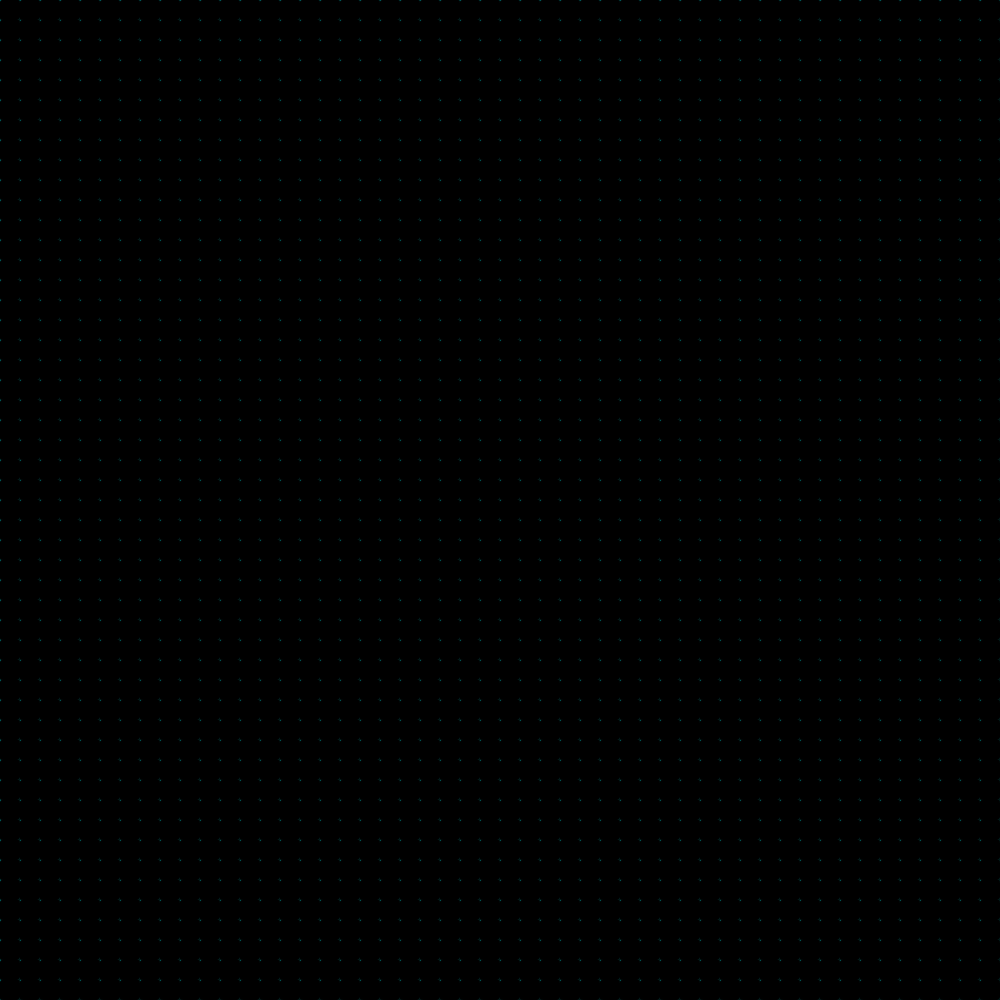
Frame 1 (no input)
Frame 60 (the mouse pressed at the canvas centre just before this capture): identical to frame 1, image omitted
Frame 120 (the mouse held since frame 60 and released just before this capture): identical to frame 1, image omitted

The Processing sketch that drew this single still picture (run headless with seeded random() and noise(); from frame 60 on, the mouse is pressed at the canvas centre):

// Processing sketch: sketch_190314a
// ── sketch_190314a.pde
import java.util.concurrent.TimeUnit;

int rows = 50;
int columns = 50;
int resolution = 20;
int w = 20;
int c = 3;
int x, y;
long delay = 60;
boolean set = true;
boolean killAll = false;
Grid grid, next;

void setup(){
  size(1000, 1000);
  this.grid = new Grid(rows, columns);
}

void draw(){
  background(0, 100, 100);
  fill(153, 0, 51);
  if (keyPressed){
      if (set && (key == 's' || key == 'S')){
        set = false;
      }
      if (!set && (key == 'd' || key == 'D')){
        set = true;
      }
      if (!set && (key == 'r' || key == 'R')){
        killAll = true;
      }
    }
  if (killAll){
    this.grid = new Grid(rows, columns);
    killAll = false;
  }
  if (set){
    if (mousePressed && (mouseButton == LEFT)){
      x = (int) Math.floor(mouseX);
      y = (int) Math.floor(mouseY);
      if (x/resolution < this.columns && y/resolution < this.rows){
        this.grid.grid[x/resolution][y/resolution].revive();
      }
    }
    if (mousePressed && (mouseButton == RIGHT)){
      x = (int) Math.floor(mouseX);
      y = (int) Math.floor(mouseY);
      if (x/resolution < this.columns && y/resolution < this.rows){
        this.grid.grid[x/resolution][y/resolution].kill();
      }
    }
    for (int i = 0; i < columns; i++){
      for (int j = 0; j < rows; j++){
        if (this.grid.grid[i][j].getStatus() == 1) {
          fill(153, 0, 51);
          rect(i * resolution, j * resolution, w, w, c);
        }
        else{
          fill(0, 0, 0);
          rect(i * resolution, j * resolution, w, w, c);
        }
      }
    }
  }
  else{
    try{
      TimeUnit.MILLISECONDS.sleep(delay);
    }catch(InterruptedException ex) {}
    //println(this.grid.showNeighbors());
    update();
  }
}

void update(){
  next = this.grid;
  int count = 0;
  Grid kill = new Grid(rows, columns);
  Grid revive = new Grid(rows, columns);
  for (int i = 0; i < columns; i++){
    for (int j = 0; j < rows; j++){
      // Count neighbors
      count = this.grid.getNeighbors(i, j);
      if (count > 3 || count < 2){
        kill.grid[i][j].setStatus(1);
      }
      if (count == 3){
        revive.grid[i][j].setStatus(1);
      }
    }
  }
  //println("kill \n" + kill);
  //println("revive \n" + revive);
  for (int i = 0; i < columns; i++){
    for (int j = 0; j < rows; j++){
      if (kill.grid[j][i].getStatus() == 1){
        next.grid[i][j].kill();
        //println("kill " + j + " " + i);
      }
      if (revive.grid[j][i].getStatus() == 1){
        next.grid[i][j].revive();
        //println("revive " + j + " " + i);
      }
    }
  }
  
  this.grid = next;
  for (int i = 0; i < columns; i++){
    for (int j = 0; j < rows; j++){
      if (this.grid.grid[i][j].getStatus() == 1) {
        rect(i * resolution, j * resolution, w, w, c);
      }
    }
  }
}

// ── Cell.pde
import java.util.Random;

class Cell{
  int status;
  
  Cell(){
    Random rand = new Random();
    this.status = rand.nextInt(2);
  }
  
  Cell(int status){
    if (status < 0 || status > 1) {
      throw new IllegalArgumentException();
    }  
    this.status = status; 
  }
  
  public void setStatus(int status){
    if (status < 0 || status > 1) {
      throw new IllegalArgumentException();
    }  
    this.status = status;
  }
  
  public void kill(){
    this.status = 0;
  }
  
  public void revive(){
    this.status = 1;
  }
  
  public int getStatus(){
    return this.status;
  }
  
  @Override
  public String toString(){
    return String.valueOf(this.status);
  }
}

// ── Grid.pde
import java.lang.Math;

class Grid{
   Cell[][] grid;
   int height;
   int width;
   
   Grid(int height, int width){
     this.height = height;
     this.width = width;
     grid = new Cell[height][width];
     for (int i = 0; i < height; i++){
       for (int j = 0; j < width; j++){
         grid[i][j] = new Cell(0);
       }
     }
   }
   
   public int getNeighbors(int x, int y){
     if (x >= this.width)throw new IllegalArgumentException();
     if (y >= this.height)throw new IllegalArgumentException();
     int count = 0;
     int left = Math.floorMod((y - 1), this.height);
     int midX = y;
     int right = Math.floorMod((y + 1), this.height);

     int up = Math.floorMod((x + 1), this.width);
     int midY = x;
     int down = Math.floorMod((x - 1), this.width);
     
     //links oben
     if (grid[left][up].getStatus() == 1){
       count++;
     }
     //links
     if (grid[left][midY].getStatus() == 1){
       count++;
     }
     //links unten
     if (grid[left][down].getStatus() == 1){
       count++;
     }
     //oben
     if (grid[midX][up].getStatus() == 1){
       count++;
     }
     //unten
     if (grid[midX][down].getStatus() == 1){
       count++;
     }
     //rechts oben
     if (grid[right][up].getStatus() == 1){
       count++;
     }
     //rechts
     if (grid[right][midY].getStatus() == 1){
       count++;
     }
     //rechts unten
     if (grid[right][down].getStatus() == 1){
       count++;
     }
     return count;
   }
   
   public String showNeighbors(){
     String result = "";
     for (int i = 0; i < this.height; i++){
       result = result + "\n";
       for (int j = 0; j < this.width; j++){
         result = result + " " + getNeighbors(i, j);
       }
     }
     return result;
   }
   
   @Override
   public String toString(){
     String result = "";
     for (int i = 0; i < this.height; i++){
       result = result + "\n";
       for (int j = 0; j < this.width; j++){
         result = result + " " + grid[i][j];
       }
     }
     return result;
   }
}
